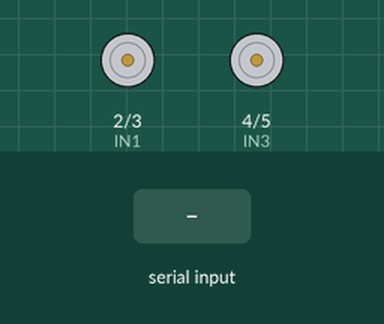
This sketch was run on a simulated Arduino Uno, built with avr-gcc and run on an emulated ATmega328P. Parts: motor-driver pin pairs drawn as motors (green arrow = first pin HIGH = forward, orange = second pin HIGH = backward, longer = more drive, scaled by the enable pin). Inputs (shaded band) come from the test bench.

Above: at 1.2 s.
1.3 s: "f" received over Serial
At 2.4 s:
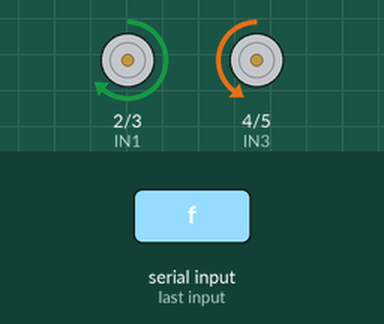
2.8 s: "l" received over Serial
At 3.5 s:
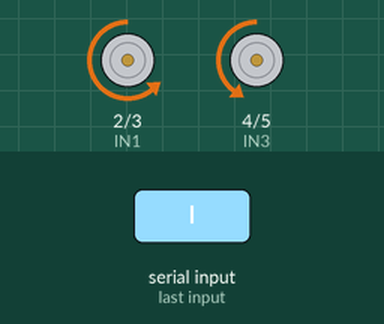
4.3 s: "r" received over Serial
At 4.7 s:
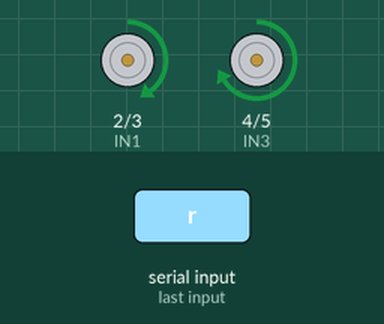
5.8 s: "s" received over Serial
At 7.0 s:
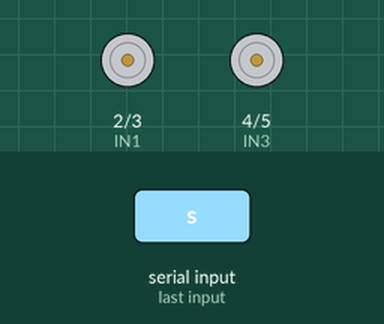
7.3 s: "b" received over Serial
At 8.1 s:
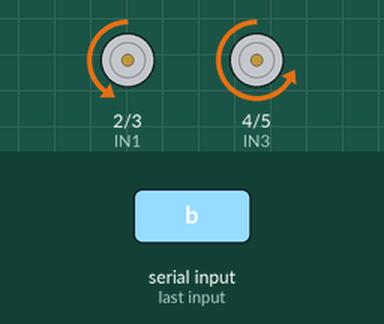
Timing chart, 0 to 9.8 s (numbered marks = the images above; inputs shaded):
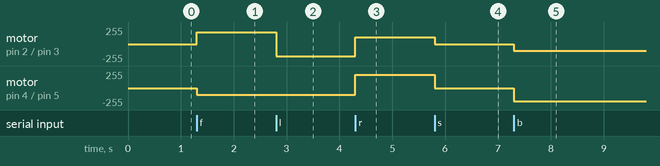

The sketch:

A.ino
```cpp
// Pin Definitions
int ENA = 9;  // PWM pin to control speed of Motor A
int IN1 = 2;  // Motor A IN1
int IN2 = 3;  // Motor A IN2
int ENB = 10; // PWM pin to control speed of Motor B
int IN3 = 4;  // Motor B IN3
int IN4 = 5;  // Motor B IN4
int servoPin = 6;


char command;
void setup() {
  Serial.begin(9600);
  // Set all the motor control pins to outputs
  pinMode(ENA, OUTPUT);
  pinMode(IN1, OUTPUT);
  pinMode(IN2, OUTPUT);
  pinMode(ENB, OUTPUT);
  pinMode(IN3, OUTPUT);
  pinMode(IN4, OUTPUT);

  // Set initial speed for both motors
  analogWrite(ENA, 150); // Speed for Motor A (0-255)
  analogWrite(ENB, 100); // Speed for Motor B (0-255)


}

void loop() {
  if (Serial.available()){
    command = Serial.read();
    switch (command){
      case 'f':
        GoForward();
        break;
      case 's':
        Stop();
        break;
      case 'l':
        GoLeft();
        break;
      case 'r':
        GoRight();
        break;
      case 'b':
        TurnAround();
        break;
    }
  }
}

void Stop(){
  digitalWrite(IN1, LOW);
  digitalWrite(IN2, LOW);
  digitalWrite(IN3, LOW);
  digitalWrite(IN4, LOW);

}
void GoForward(){
  analogWrite(ENA, 180); // Speed for Motor A (0-255)
  analogWrite(ENB, 100); // Speed for Motor B (0-255)
  digitalWrite(IN1, HIGH);
  digitalWrite(IN2, LOW);
  digitalWrite(IN3, LOW);
  digitalWrite(IN4, HIGH);
}
void GoBackward(){
//  analogWrite(ENA, 180); // Speed for Motor A (0-255)
//  analogWrite(ENB, 100); // Speed for Motor B (0-255)

  digitalWrite(IN1, LOW);
  digitalWrite(IN2, HIGH);
  digitalWrite(IN3, HIGH);
  digitalWrite(IN4, LOW);
}

void GoLeft(){
//  analogWrite(ENA, 250);
//  analogWrite(ENB, 100);

  digitalWrite(IN1, LOW);
  digitalWrite(IN2, HIGH);
  digitalWrite(IN3, LOW);
  digitalWrite(IN4, HIGH);
}

void GoRight(){
 analogWrite(ENA, 100);
 analogWrite(ENB, 200);

  digitalWrite(IN1, HIGH);
  digitalWrite(IN2, LOW);
  digitalWrite(IN3, HIGH);
  digitalWrite(IN4, LOW);
}

void TurnAround(){
//  analogWrite(ENA, 180);
//  analogWrite(ENB, 100);
  digitalWrite(IN1, LOW);
  digitalWrite(IN2, HIGH);
  digitalWrite(IN3, LOW);
  digitalWrite(IN4, HIGH);
  delay(4000); // Time to make a 180-degree turn
}
```

Measured:
- after the input at 1.3 s, motor on pin 2 (IN1) / pin 3 (IN2): stopped → forward 180/255 at once; motor on pin 4 (IN3) / pin 5 (IN4): stopped → backward 100/255 at once
- after the input at 2.8 s, motor on pin 2 (IN1) / pin 3 (IN2): forward 180/255 → backward 180/255 at once
- after the input at 4.3 s, motor on pin 2 (IN1) / pin 3 (IN2): backward 180/255 → forward 100/255 at once; motor on pin 4 (IN3) / pin 5 (IN4): backward 100/255 → forward 200/255 at once
- after the input at 5.8 s, motor on pin 2 (IN1) / pin 3 (IN2): forward 100/255 → stopped at once; motor on pin 4 (IN3) / pin 5 (IN4): forward 200/255 → stopped at once
- after the input at 7.3 s, motor on pin 2 (IN1) / pin 3 (IN2): stopped → backward 100/255 at once; motor on pin 4 (IN3) / pin 5 (IN4): stopped → backward 200/255 at once
